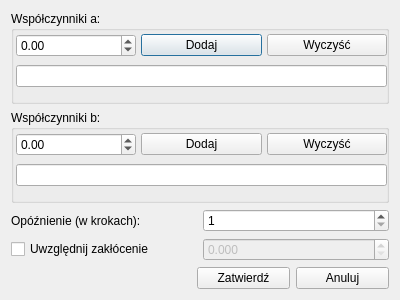
<?xml version="1.0" encoding="UTF-8"?>
<ui version="4.0">
 <class>DialogARX</class>
 <widget class="QDialog" name="DialogARX">
  <property name="geometry">
   <rect>
    <x>0</x>
    <y>0</y>
    <width>400</width>
    <height>300</height>
   </rect>
  </property>
  <property name="windowTitle">
   <string>Dialog</string>
  </property>
  <layout class="QVBoxLayout" name="verticalLayout">
   <item>
    <widget class="QGroupBox" name="groupBox_3">
     <property name="sizePolicy">
      <sizepolicy hsizetype="Preferred" vsizetype="Expanding">
       <horstretch>0</horstretch>
       <verstretch>0</verstretch>
      </sizepolicy>
     </property>
     <property name="title">
      <string>Współczynniki a:</string>
     </property>
     <widget class="QWidget" name="verticalLayoutWidget_6">
      <property name="geometry">
       <rect>
        <x>0</x>
        <y>20</y>
        <width>381</width>
        <height>61</height>
       </rect>
      </property>
      <layout class="QVBoxLayout" name="verticalLayout_10" stretch="0,0">
       <property name="spacing">
        <number>5</number>
       </property>
       <property name="leftMargin">
        <number>5</number>
       </property>
       <property name="rightMargin">
        <number>5</number>
       </property>
       <item>
        <layout class="QHBoxLayout" name="horizontalLayout_15">
         <item>
          <widget class="QDoubleSpinBox" name="doubleSpinBoxARX_A">
           <property name="minimum">
            <double>-100.000000000000000</double>
           </property>
           <property name="maximum">
            <double>100.000000000000000</double>
           </property>
           <property name="singleStep">
            <double>0.100000000000000</double>
           </property>
           <property name="value">
            <double>0.000000000000000</double>
           </property>
          </widget>
         </item>
         <item>
          <widget class="QPushButton" name="btnARXAdd_A">
           <property name="text">
            <string>Dodaj</string>
           </property>
          </widget>
         </item>
         <item>
          <widget class="QPushButton" name="btnARXClear_A">
           <property name="text">
            <string>Wyczyść</string>
           </property>
          </widget>
         </item>
        </layout>
       </item>
       <item>
        <widget class="QLineEdit" name="lineEditARXView_A">
         <property name="enabled">
          <bool>true</bool>
         </property>
         <property name="frame">
          <bool>true</bool>
         </property>
         <property name="readOnly">
          <bool>false</bool>
         </property>
        </widget>
       </item>
      </layout>
     </widget>
    </widget>
   </item>
   <item>
    <widget class="QGroupBox" name="groupBox_4">
     <property name="sizePolicy">
      <sizepolicy hsizetype="Preferred" vsizetype="Expanding">
       <horstretch>0</horstretch>
       <verstretch>0</verstretch>
      </sizepolicy>
     </property>
     <property name="title">
      <string>Współczynniki b:</string>
     </property>
     <widget class="QWidget" name="verticalLayoutWidget_8">
      <property name="geometry">
       <rect>
        <x>0</x>
        <y>20</y>
        <width>381</width>
        <height>61</height>
       </rect>
      </property>
      <layout class="QVBoxLayout" name="verticalLayout_12" stretch="0,0">
       <property name="spacing">
        <number>5</number>
       </property>
       <property name="leftMargin">
        <number>5</number>
       </property>
       <property name="rightMargin">
        <number>5</number>
       </property>
       <item>
        <layout class="QHBoxLayout" name="horizontalLayout_19">
         <item>
          <widget class="QDoubleSpinBox" name="doubleSpinBoxARX_B_2">
           <property name="minimum">
            <double>-100.000000000000000</double>
           </property>
           <property name="maximum">
            <double>100.000000000000000</double>
           </property>
           <property name="singleStep">
            <double>0.100000000000000</double>
           </property>
           <property name="value">
            <double>0.000000000000000</double>
           </property>
          </widget>
         </item>
         <item>
          <widget class="QPushButton" name="btnARXAdd_B_2">
           <property name="text">
            <string>Dodaj</string>
           </property>
          </widget>
         </item>
         <item>
          <widget class="QPushButton" name="btnARXClear_B_2">
           <property name="text">
            <string>Wyczyść</string>
           </property>
          </widget>
         </item>
        </layout>
       </item>
       <item>
        <widget class="QLineEdit" name="lineEditARXView_B_2">
         <property name="readOnly">
          <bool>true</bool>
         </property>
        </widget>
       </item>
      </layout>
     </widget>
    </widget>
   </item>
   <item>
    <layout class="QHBoxLayout" name="horizontalLayout_14">
     <item>
      <widget class="QLabel" name="label_16">
       <property name="text">
        <string>Opóźnienie (w krokach):</string>
       </property>
      </widget>
     </item>
     <item>
      <widget class="QSpinBox" name="spinBoxARX_k">
       <property name="minimum">
        <number>1</number>
       </property>
       <property name="maximum">
        <number>100</number>
       </property>
      </widget>
     </item>
    </layout>
   </item>
   <item>
    <layout class="QHBoxLayout" name="horizontalLayout_16">
     <property name="topMargin">
      <number>0</number>
     </property>
     <property name="bottomMargin">
      <number>0</number>
     </property>
     <item>
      <widget class="QCheckBox" name="checkBoxARZ_z">
       <property name="text">
        <string>Uwzględnij zakłócenie</string>
       </property>
       <property name="checked">
        <bool>false</bool>
       </property>
      </widget>
     </item>
     <item>
      <widget class="QDoubleSpinBox" name="doubleSpinBoxARX_z">
       <property name="enabled">
        <bool>false</bool>
       </property>
       <property name="decimals">
        <number>3</number>
       </property>
       <property name="maximum">
        <double>10000.000000000000000</double>
       </property>
       <property name="singleStep">
        <double>0.010000000000000</double>
       </property>
       <property name="stepType">
        <enum>QAbstractSpinBox::StepType::DefaultStepType</enum>
       </property>
      </widget>
     </item>
    </layout>
   </item>
   <item>
    <layout class="QHBoxLayout" name="horizontalLayout" stretch="2,1,1">
     <item>
      <spacer name="horizontalSpacer">
       <property name="orientation">
        <enum>Qt::Orientation::Horizontal</enum>
       </property>
       <property name="sizeHint" stdset="0">
        <size>
         <width>40</width>
         <height>20</height>
        </size>
       </property>
      </spacer>
     </item>
     <item>
      <widget class="QPushButton" name="btnAccept">
       <property name="text">
        <string>Zatwierdź</string>
       </property>
      </widget>
     </item>
     <item>
      <widget class="QPushButton" name="btnCancel">
       <property name="text">
        <string>Anuluj</string>
       </property>
      </widget>
     </item>
    </layout>
   </item>
  </layout>
 </widget>
 <resources/>
 <connections/>
</ui>
